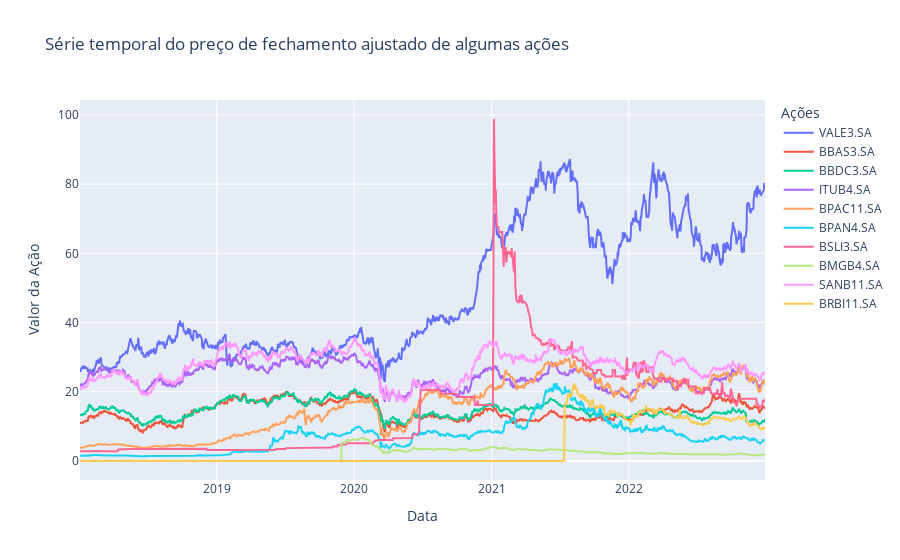

The notebook cell this image was saved under:
### Code cell
# Plota os gráficos (Data x Valor da Ação) de cada uma das empresas cujo ticker está presente em "tickers_data".
plot_all_adjusted_close_prices(tickers_data)

### Figure 1 — Plotly figure (JSON) as saved in the notebook; plotly's stock layout.template omitted (floating-point values rounded to 4 significant figures; data arrays with more than 128 entries replaced by an {"elided": "..."} marker saying what was removed)
{"data": [{"mode": "lines", "name": "VALE3.SA", "type": "scatter", "x": {"elided": "1239 str values"}, "y": {"elided": "1239 float values"}}, {"mode": "lines", "name": "BBAS3.SA", "type": "scatter", "x": {"elided": "1239 str values"}, "y": {"elided": "1239 float values"}}, {"mode": "lines", "name": "BBDC3.SA", "type": "scatter", "x": {"elided": "1239 str values"}, "y": {"elided": "1239 float values"}}, {"mode": "lines", "name": "ITUB4.SA", "type": "scatter", "x": {"elided": "1239 str values"}, "y": {"elided": "1239 float values"}}, {"mode": "lines", "name": "BPAC11.SA", "type": "scatter", "x": {"elided": "1239 str values"}, "y": {"elided": "1239 float values"}}, {"mode": "lines", "name": "BPAN4.SA", "type": "scatter", "x": {"elided": "1239 str values"}, "y": {"elided": "1239 float values"}}, {"mode": "lines", "name": "BSLI3.SA", "type": "scatter", "x": {"elided": "1239 str values"}, "y": {"elided": "1239 float values"}}, {"mode": "lines", "name": "BMGB4.SA", "type": "scatter", "x": {"elided": "1239 str values"}, "y": {"elided": "1239 float values"}}, {"mode": "lines", "name": "SANB11.SA", "type": "scatter", "x": {"elided": "1239 str values"}, "y": {"elided": "1239 float values"}}, {"mode": "lines", "name": "BRBI11.SA", "type": "scatter", "x": {"elided": "1239 str values"}, "y": {"elided": "1239 float values"}}], "layout": {"clickmode": "event+select", "hovermode": "x unified", "legend": {"title": {"text": "Ações"}}, "title": {"text": "Série temporal do preço de fechamento ajustado de algumas ações"}, "xaxis": {"title": {"text": "Data"}}, "yaxis": {"title": {"text": "Valor da Ação"}}}}
